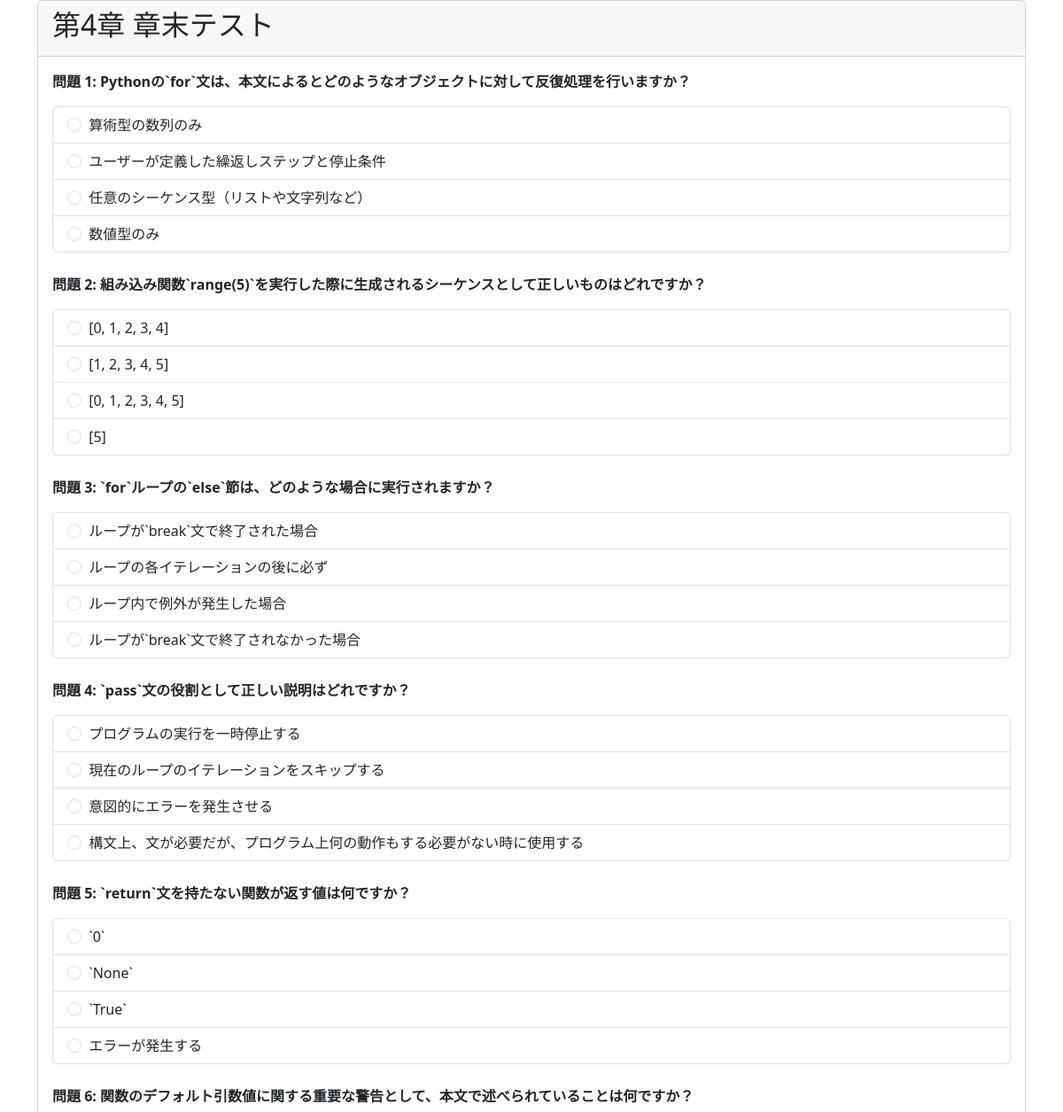
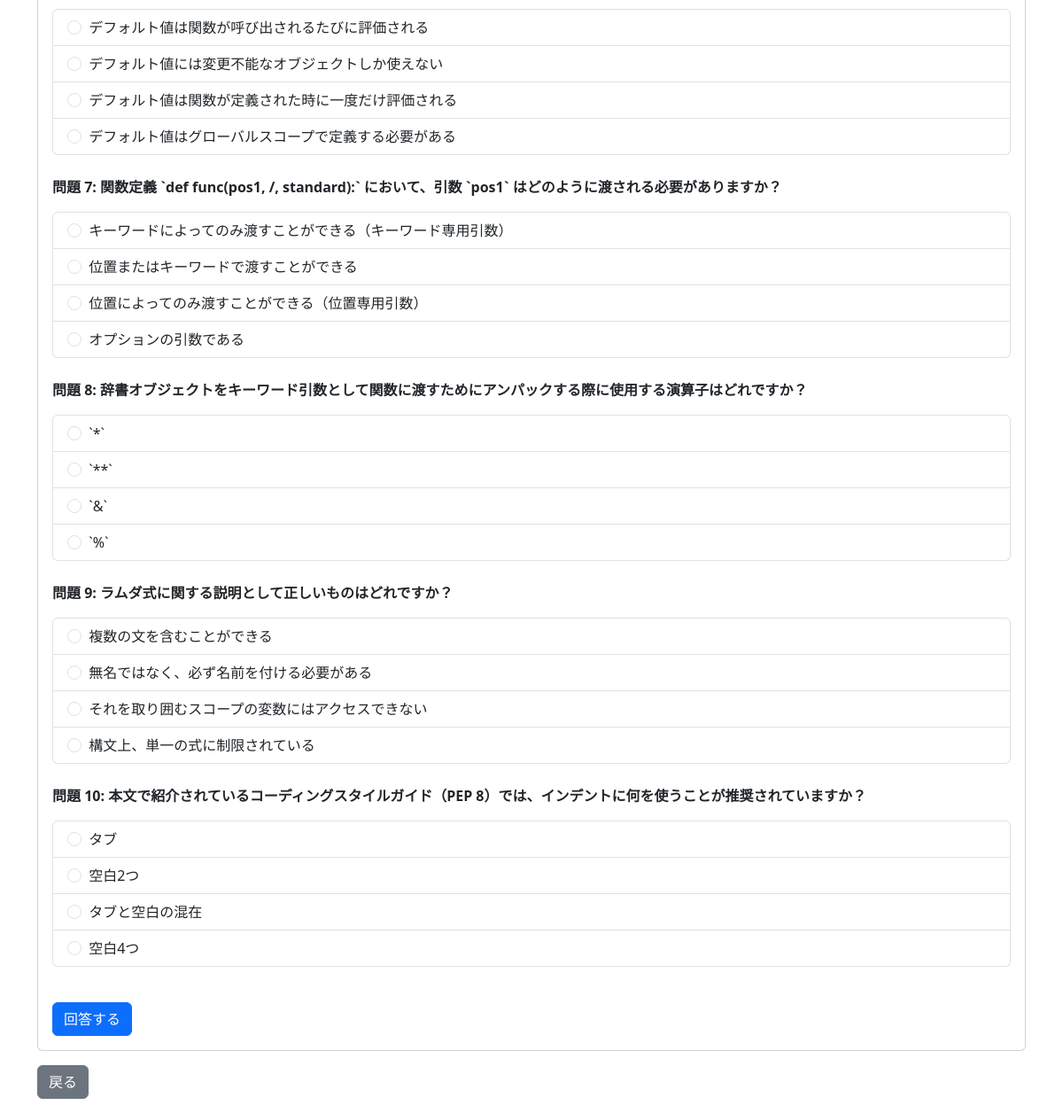
The page /section_test/4 (signed in) on the database its author committed (2 pictures, top to bottom).
### model.py (models this page shows)
class Question(db.Model):
    __tablename__ = "questions"
    id = db.Column(db.Integer, primary_key=True)
    question = db.Column(db.String(300), nullable=False)
    choice1 = db.Column(db.String(200))
    choice2 = db.Column(db.String(200))
    choice3 = db.Column(db.String(200))
    choice4 = db.Column(db.String(200))
    correct = db.Column(db.Integer)  # 正解番号（1〜4）
    category = db.Column(db.String(50))  # section / practice など
    results = db.relationship("TestResult", back_populates="question")

### app.py (the view, shortened to what this page needs)
@app.route("/section_test/<string:section_category>", methods=["GET", "POST"])
def section_test(section_category):
    if "user" not in session:
        return redirect("/")
    section_display_names = {
        "1": "第1章",
        "2": "第2章",
        "3": "第3章",
        "4": "第4章",
        "5": "第5章",
        "6": "第6章",
    }
    display_name = section_display_names.get(section_category, f"章 {section_category}")
    questions = Question.query.filter_by(category=section_category).all()
    if not questions:
        return f"{display_name}用の問題がDBにありません"
    return render_template(
        "section_test.html",
        questions=questions,
        display_name=display_name
    )

### templates/section_test.html (shortened to what this page needs)
{% extends "base.html" %}
{% block content %}
<div class="card">
    <div class="card-header">
        <h2>{{ display_name }} 章末テスト</h2>
    </div>
    <div class="card-body">
        <form method="post">
            {% for q in questions %}
            <div class="mb-4">
                <p class="card-text fw-bold">問題 {{ loop.index }}: {{ q.question }}</p>
                <div class="list-group">
                    <label class="list-group-item list-group-item-action">
                        <input class="form-check-input me-1" type="radio" name="choice_{{ q.id }}" value="1">
                        {{ q.choice1 }}
                    </label>
                    <label class="list-group-item list-group-item-action">
                        <input class="form-check-input me-1" type="radio" name="choice_{{ q.id }}" value="2">
                        {{ q.choice2 }}
                    </label>
                    <label class="list-group-item list-group-item-action">
                        <input class="form-check-input me-1" type="radio" name="choice_{{ q.id }}" value="3">
                        {{ q.choice3 }}
                    </label>
                    <label class="list-group-item list-group-item-action">
                        <input class="form-check-input me-1" type="radio" name="choice_{{ q.id }}" value="4">
                        {{ q.choice4 }}
                    </label>
                </div>
            </div>
            {% endfor %}
            <button type="submit" class="btn btn-primary mt-3">回答する</button>
        </form>
    </div>
</div>
<p class="mt-3"><a href="/home" class="btn btn-secondary">戻る</a></p>
{% endblock %}

### rows shown on the page
Question: question "Pythonの`for`文は、本文によるとどのようなオブジェクトに対して反復処理を行いますか？", choice1 "算術型の数列のみ", choice2 "ユーザーが定義した繰返しステップと停止条件", choice3 "任意のシーケンス型（リストや文字列など）", choice4 "数値型のみ"
Question: question "組み込み関数`range(5)`を実行した際に生成されるシーケンスとして正しいものはどれですか？", choice1 "[0, 1, 2, 3, 4]", choice2 "[1, 2, 3, 4, 5]", choice3 "[0, 1, 2, 3, 4, 5]", choice4 "[5]"
Question: question "`for`ループの`else`節は、どのような場合に実行されますか？", choice1 "ループが`break`文で終了された場合", choice2 "ループの各イテレーションの後に必ず", choice3 "ループ内で例外が発生した場合", choice4 "ループが`break`文で終了されなかった場合"
Question: question "`pass`文の役割として正しい説明はどれですか？", choice1 "プログラムの実行を一時停止する", choice2 "現在のループのイテレーションをスキップする", choice3 "意図的にエラーを発生させる", choice4 "構文上、文が必要だが、プログラム上何の動作もする必要がない時に使用する"
Question: question "`return`文を持たない関数が返す値は何ですか？", choice1 "`0`", choice2 "`None`", choice3 "`True`", choice4 "エラーが発生する"
Question: question "関数のデフォルト引数値に関する重要な警告として、本文で述べられていることは何ですか？", choice1 "デフォルト値は関数が呼び出されるたびに評価される", choice2 "デフォルト値には変更不能なオブジェクトしか使えない", choice3 "デフォルト値は関数が定義された時に一度だけ評価される", choice4 "デフォルト値はグローバルスコープで定義する必要がある"
Question: question "関数定義 `def func(pos1, /, standard):` において、引数 `pos1` はどのように渡される必要がありますか？", choice1 "キーワードによってのみ渡すことができる（キーワード専用引数）", choice2 "位置またはキーワードで渡すことができる", choice3 "位置によってのみ渡すことができる（位置専用引数）", choice4 "オプションの引数である"
Question: question "辞書オブジェクトをキーワード引数として関数に渡すためにアンパックする際に使用する演算子はどれですか？", choice1 "`*`", choice2 "`**`", choice3 "`&`", choice4 "`%`"
Question: question "ラムダ式に関する説明として正しいものはどれですか？", choice1 "複数の文を含むことができる", choice2 "無名ではなく、必ず名前を付ける必要がある", choice3 "それを取り囲むスコープの変数にはアクセスできない", choice4 "構文上、単一の式に制限されている"
Question: question "本文で紹介されているコーディングスタイルガイド（PEP 8）では、インデントに何を使うことが推奨されていますか？", choice1 "タブ", choice2 "空白2つ", choice3 "タブと空白の混在", choice4 "空白4つ"

### other values the page prints
{{ display_name }} "第4章"
